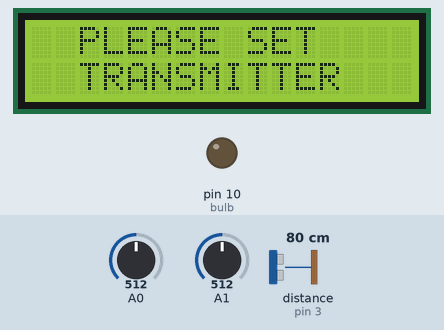
Simulated run of this sketch. Board: Arduino Uno, built with avr-gcc and run on an emulated ATmega328P. On the bench: 16×2 character LCD, output pins drawn as LEDs (lit = HIGH). Wiring (inferred from the names in the program): ultrasonic range finder: trigger pin 2; echo pin 3. The inputs (shaded band) are chosen by the test bench; at power-on: distance to the obstacle (sensor on pin 3) 80 cm, A0 = 512, A1 = 512. The echo pulse lasts 58.3 µs per cm; pins used as bus, display or sensor lines are not drawn; what the sketch prints to the serial monitor is not drawn.

Above: at 2.2 s.
At 8.3 s:
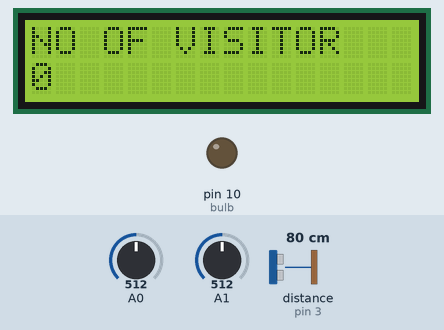
8.4 s: distance to the obstacle (sensor on pin 3) set to 2 cm
11.5 s: A0 set to 53
13.3 s: A0 set to 46
At 14.9 s:
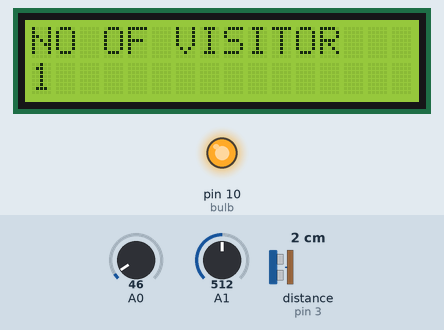
17.3 s: A1 set to 40
21.3 s: A1 set to 60
At 22.1 s:
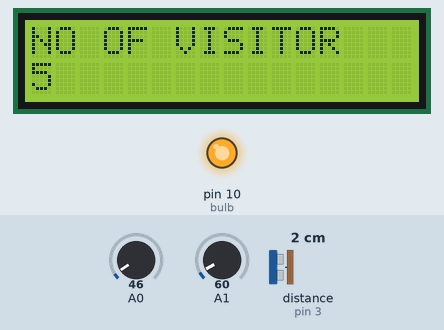
Timing chart, 0 to 24.3 s (numbered marks = the images above; inputs shaded):
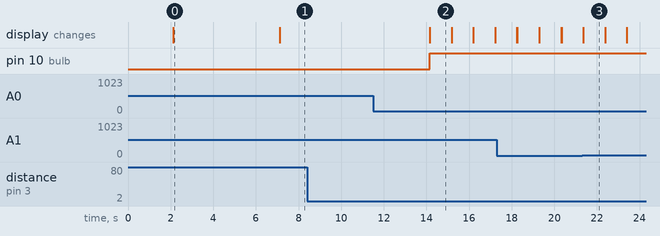

Measured:
- the behaviour switches between 50 and 49 on A0 (found by bisection; images 1 and 2)
- after the input at 8.4 s, every drawn part: stays the same
- after the input at 11.5 s, every drawn part: stays the same
- after the input at 13.3 s, pin 10 (bulb): LOW → HIGH after 0.85 s; the display: changes after 0.87 s (image 2)
- after the input at 21.3 s, the display: changes after 0.06 s (image 3)
- what the display in image 0 shows lasts 5.0 s, from 2.1 s to 7.1 s
- what the display in image 2 shows lasts 1.0 s, from 14.2 s to 15.2 s

The sketch:

BIDIRECTIONAL_COUNTER.ino
```cpp
#include <Wire.h>
#include <LCD.h>
#include <LiquidCrystal_I2C.h>  // F Malpartida's NewLiquidCrystal library
#define I2C_ADDR    0x3F  // Define I2C Address for controller
#define BACKLIGHT_PIN  3
#define En_pin  2//4
#define Rw_pin  1 //5
#define Rs_pin  0 //6
#define D4_pin  4 //0
#define D5_pin  5 //1
#define D6_pin  6 //2
#define D7_pin  7 //3
#define  LED_OFF  0
#define  LED_ON  1
LiquidCrystal_I2C  lcd(I2C_ADDR, En_pin, Rw_pin, Rs_pin, D4_pin, D5_pin, D6_pin, D7_pin);

int bulb = 10;
int trigpin = 2;
int echopin = 3;
int member;
int x;
void setup() {
  // put your setup code here, to run once:4
  Serial.begin(9600);
  lcd.begin(16, 2);
  lcd.clear();
  lcd.setBacklightPin(BACKLIGHT_PIN, POSITIVE);
  lcd.setBacklight(LED_ON);
  pinMode(trigpin, OUTPUT);
  pinMode(echopin, INPUT);
  pinMode(bulb, OUTPUT);
  lcd.setCursor(0, 0);
  lcd.print("VISITOR COUNTER");
  lcd.setCursor(0, 1);
  lcd.print("SYSTEM");
  delay(2000);
  lcd.clear();
  lcd.setCursor(2, 0);
  lcd.print("PLEASE SET");
  lcd.setCursor(2, 1);
  lcd.print("TRANSMITTER");
  delay(5000);
  member = 0;
}


void loop() {
  // put your main code here, to run repeatedly:
  lcd.clear();
  lcd.setCursor(0, 0);
  lcd.print("NO OF VISITOR");
  lcd.setCursor(0, 1);
  lcd.print(member);
  delay(900);
  digitalWrite(trigpin, LOW);
  delayMicroseconds(2);
  digitalWrite(trigpin, HIGH);
  delayMicroseconds(5);
  digitalWrite(trigpin, LOW);
  delayMicroseconds(2);
  int echoval = pulseIn(echopin, HIGH);
  int distance = echoval / 60;
  if  (distance <= 5)
  {
    delay(100);
    int a = analogRead(A0);
    int b = analogRead(A1);
    Serial.print(a); Serial.print("    "); Serial.print(b); Serial.print("    "); Serial.println(member);
    if ((a < 50) && (b > 50))
    {
      member++;
    }
    if ((b < 50) && (a > 50))
    {
      if (member == 0)
      {
        member = 0;
      }
      else
      {
        member--;
      }
    }
    if ((a < 50) && (b < 50))
    {
      lcd.clear();
      lcd.setCursor(2, 0);
      lcd.print("TRANSMITTER");
      lcd.setCursor(2, 1);
      lcd.print("NOT SET");
    }
  }

  if (member > 0)
  {
    digitalWrite(bulb, HIGH);
  }
  else
  {
    digitalWrite(bulb, LOW);
  }

}
```
